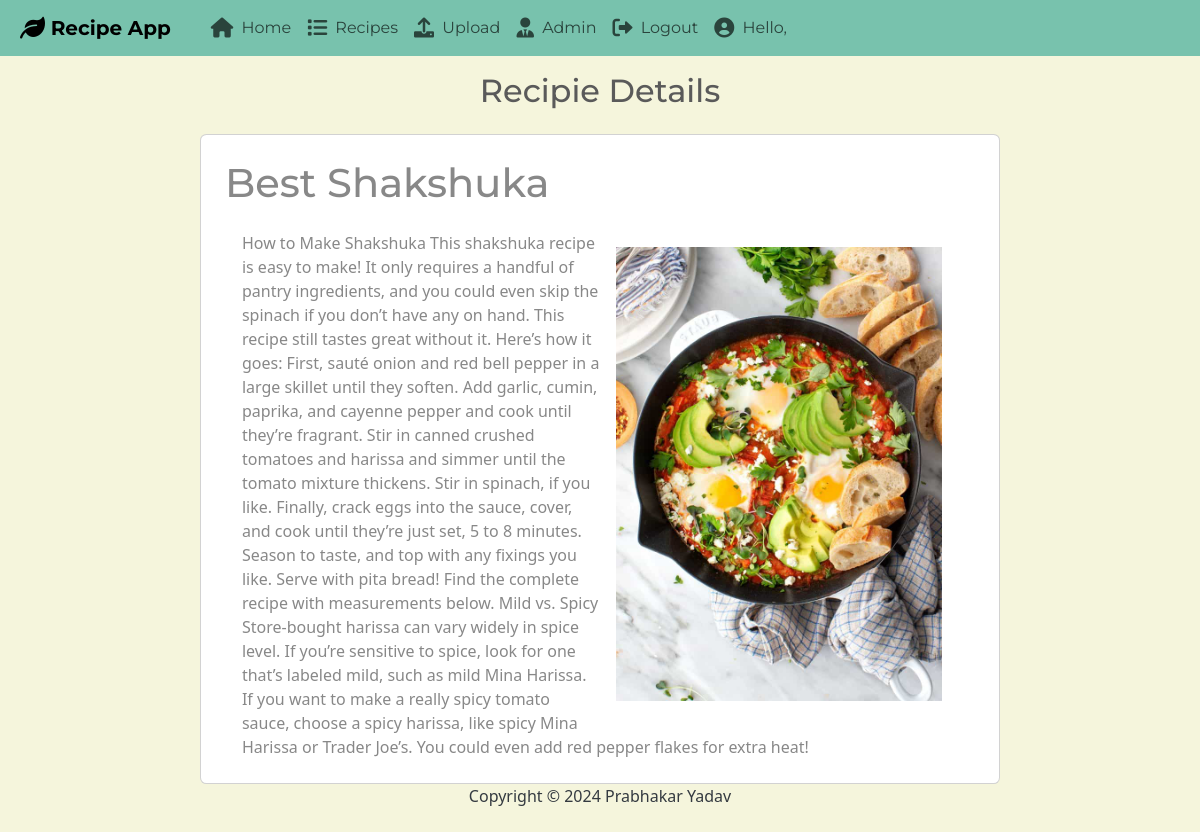
/recipes/detail/1 (signed in), run on the app's committed database.
### home/models.py (models this page shows, shortened)
class Recipe(models.Model):
    user = models.ForeignKey(User,on_delete=models.SET_NULL,null=True,blank=True)
    title = models.TextField(max_length=100)
    description = models.TextField()
    image = models.ImageField(upload_to="recipieImg")

### home/views.py (the view)
# urls.py: path('recipes/detail/<int:id>', views.detail , name='detail'),
@login_required(login_url="/login/")
def detail(request, id):
    context = {'data' : Recipe.objects.get(id=id)}
    return render(request , "detail.html", context=context)

### home/templates/detail.html (shortened to what this page needs)
{% extends "base.html" %}
{% block body %}
<div class="container-fluid p-2">
    <h2 class="p-2 text-center">Recipie Details</h2>
</div>
<div class="container-fluid card col-11 col-lg-8 p-2">
    <h1 class="p-3">{{data.title}}</h1>
    <div class="row justify-content-around g-2">
        <div class="col-11">
            <p>
                <img src="{{data.image.url}}" class="float-end img-fluid rounded col-6 p-3">
                {{data.description}}
            </p>
        </div>
    </div>
</div>
{% endblock %}

### home/templates/base.html (shortened to what this page needs)
{% load static %}
<!DOCTYPE html>
<html lang="en">
<head>
    <link rel="stylesheet" href="{% static 'bootstrap.min.css' %}">
    <link href="https://cdnjs.cloudflare.com/ajax/libs/font-awesome/6.0.0-beta3/css/all.min.css" rel="stylesheet">
</head>
<body class="d-flex flex-column min-vh-100" style="background-color: beige;">
    <header>
    <nav class="navbar navbar-expand-lg bg-primary sticky-top" data-bs-theme="light">
        <div class="container-fluid">
          <a class="navbar-brand ms-2" href="/">
            <i class="fa-sharp fa-solid fa-leaf fa-lg"></i><strong> Recipe App </strong>
          </a>
          <div class="collapse navbar-collapse" id="navbarColor01">
            <ul class="navbar-nav ms-3">
              <li class="nav-item">
                <a class="nav-link" href="/">
                  <i class="fa-solid fa-house fa-lg"></i>
                  <span class="ms-1">Home</span>
                </a>
              </li>
              <li class="nav-item">
                <a class="nav-link" href="/recipes">
                  <i class="fa-solid fa-list fa-lg"></i>
                  <span class="ms-1">Recipes</span>
                </a>
              </li>
              <li class="nav-item">
                <a class="nav-link" href="/upload">
                  <i class="fa-solid fa-upload fa-lg"></i>
                  <span class="ms-1">Upload</span>
                </a>
              </li>
              <li class="nav-item">
                <a class="nav-link" href="/admin">
                  <i class="fa-solid fa-user-tie fa-lg"></i>
                  <span class="ms-1">Admin</span>
                </a>
              </li>
              <li class="nav-item">
                {% if user.is_authenticated %}
                <a class="nav-link" href="/logout">
                  <i class="fa-solid fa-right-from-bracket fa-lg"></i>
                  <span class="ms-1">Logout</span>
                </a>
                {% else %}
                <a class="nav-link" href="/login">
                  <i class="fa-solid fa-user fa-lg"></i>
                  <span class="ms-1">Login</span>
                </a>
                {% endif %}
              </li>
              <li>
                <a class="nav-link">
                  <i class="fa-solid fa-user-circle fa-lg"></i>
                  {% if user.is_authenticated %}
                  <span class="ms-1">Hello, {{ user.first_name }} {{ user.last_name }}</span>
                  {% else %}
                  <span class="ms-1">Hello, User</span>
                  {% endif %}
                </a>
              </li>
            </ul>
          </div>
        </div>
    </nav>
    </header>
    <main>
    {% block body %}
    {% endblock %}
    </main>
    <footer class="mt-auto mb-4">
        <div class="text-center text-dark">
            <span>
                Copyright &copy; <script>document.write(new Date().getFullYear())</script> Prabhakar Yadav
            </span>
        </div>
    </footer>
</body>
</html>

### data on the page
Recipe: title "Best Shakshuka", image (picture), description "How to Make Shakshuka This shakshuka recipe is easy to make! It only requires a handful of pantry ingredients, and you could even skip the spinach if you don’t have any on hand. This recipe still tastes great without it. Here’s how it goes: First, sauté onion and red bell pepper in a large skillet until they soften. Add garlic, cumin, paprika, and cayenne pepper and cook until they’re fragrant. Stir in canned crushed tomatoes and harissa and simmer until the tomato mixture thickens. Stir in spinach, if you like. Finally, crack eggs into the sauce, cover, and cook until they’re just set, 5 to 8 minutes. Season to taste, and top with any fixings you like. Serve with pita bread! Find the…"
